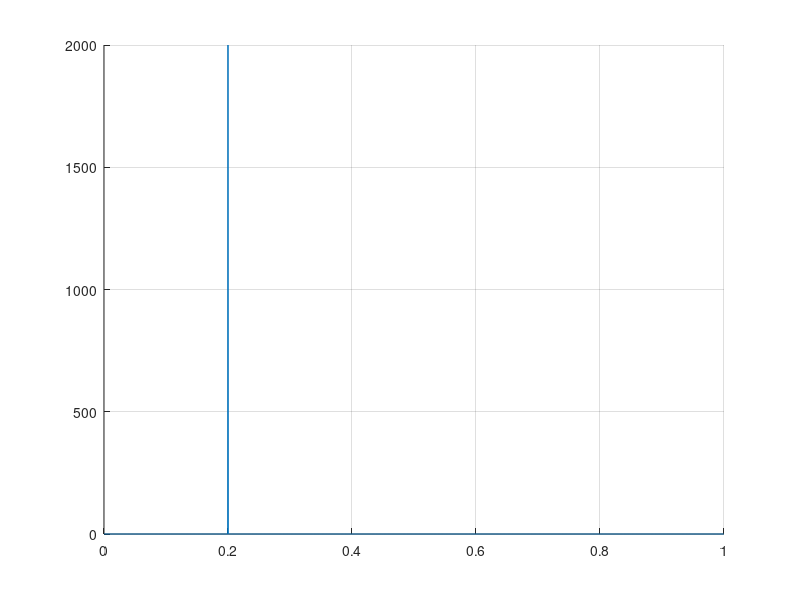

Recreate this plot in MATLAB.
close all;


Ns = 2000;
n = (0 : 1 : Ns-1);
f = (0 : 1/Ns : 1-1/Ns);

f0 = 0.2;

x = exp(2*pi*1i*f0*n);


% Tracer la courbe
figure;
grid on;
hold on;

plot(f, abs(fft(x)));
